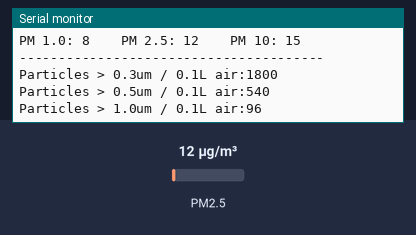
Bench run of a sketch on a simulated Arduino Uno, built with avr-gcc and run on an emulated ATmega328P. On the bench: the last lines printed to the serial monitor. Inputs (shaded band) come from the test bench; at power-on: PM2.5 12 µg/m³.

Above: at 2.2 s.
2.3 s: PM2.5 set to 6 µg/m³
At 3.3 s:
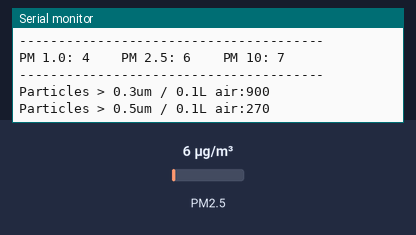
3.8 s: PM2.5 set to 75 µg/m³
At 4.3 s:
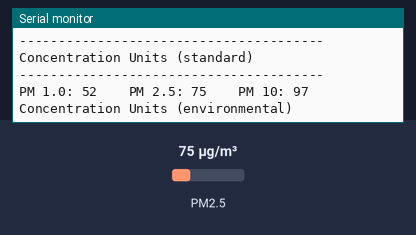
Timing chart, 0 to 6.8 s (numbered marks = the images above; inputs shaded):
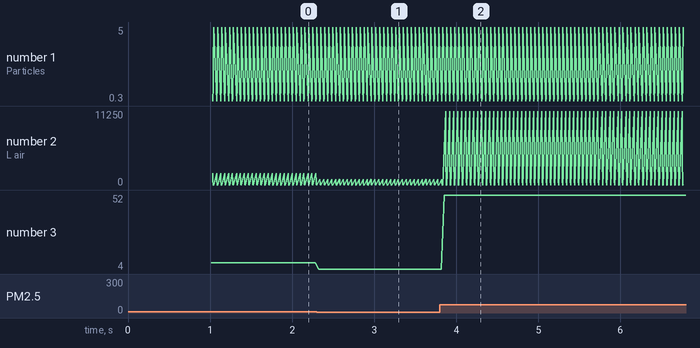

The sketch:

Software_serial_concetrationsensor.ino
```cpp
#include "Adafruit_PM25AQI.h"
#include <SoftwareSerial.h>

SoftwareSerial pmSerial1(2, 3);  // SoftwareSerial for first sensor
SoftwareSerial pmSerial2(4, 5);  // SoftwareSerial for second sensor

Adafruit_PM25AQI aqi1 = Adafruit_PM25AQI();  // Sensor 1
Adafruit_PM25AQI aqi2 = Adafruit_PM25AQI();  // Sensor 2

unsigned int selectedSensor = 1;

void setup() {
  Serial.begin(115200);
  while (!Serial)
    delay(10);

  Serial.println("Adafruit PMSA003I Air Quality Sensor");

  delay(1000);

  pmSerial1.begin(9600);
  pmSerial2.begin(9600);

  pmSerial1.listen();

  if (!aqi1.begin_UART(&pmSerial1)) {
    Serial.println("Could not find PM 2.5 sensor 1!");
    while (1)
      delay(10);
  }

  if (!aqi2.begin_UART(&pmSerial2)) {
    Serial.println("Could not find PM 2.5 sensor 2!");
    while (1)
      delay(10);
  }

  Serial.println("PM25 sensors found!");
}

void loop() {

  if(selectedSensor == 1)
  {
    PM25_AQI_Data data1;
    if (!aqi1.read(&data1)) {
      Serial.println("Could not read from AQI sensor 1");
      delay(500);
      return;
    }
    else
    {
      Serial.println("AQI reading success");

      // Display data for Sensor 1
      Serial.println();
      Serial.println("Sensor 1 Data:");
      displayData(data1);

      selectedSensor = 2;
      pmSerial2.listen();
    }
  }
  else if(selectedSensor == 2)
  {
    // Read data from Sensor 2
    PM25_AQI_Data data2;
    if (!aqi2.read(&data2)) {
      Serial.println("Could not read from AQI sensor 2");
      delay(500);
      //return;
    }
    else
    {
      // Display data for Sensor 2
      Serial.println();
      Serial.println("Sensor 2 Data:");
      displayData(data2);

      selectedSensor = 1;
      pmSerial1.listen();
    }
  }


}

void displayData(PM25_AQI_Data &data) {
  Serial.println(F("---------------------------------------"));
  Serial.println(F("Concentration Units (standard)"));
  Serial.println(F("---------------------------------------"));
  Serial.print(F("PM 1.0: ")); Serial.print(data.pm10_standard);
  Serial.print(F("\t\tPM 2.5: ")); Serial.print(data.pm25_standard);
  Serial.print(F("\t\tPM 10: ")); Serial.println(data.pm100_standard);
  Serial.println(F("Concentration Units (environmental)"));
  Serial.println(F("---------------------------------------"));
  Serial.print(F("PM 1.0: ")); Serial.print(data.pm10_env);
  Serial.print(F("\t\tPM 2.5: ")); Serial.print(data.pm25_env);
  Serial.print(F("\t\tPM 10: ")); Serial.println(data.pm100_env);
  Serial.println(F("---------------------------------------"));
  Serial.print(F("Particles > 0.3um / 0.1L air:")); Serial.println(data.particles_03um);
  Serial.print(F("Particles > 0.5um / 0.1L air:")); Serial.println(data.particles_05um);
  Serial.print(F("Particles > 1.0um / 0.1L air:")); Serial.println(data.particles_10um);
  Serial.print(F("Particles > 2.5um / 0.1L air:")); Serial.println(data.particles_25um);
  Serial.print(F("Particles > 5.0um / 0.1L air:")); Serial.println(data.particles_50um);
  Serial.print(F("Particles > 10 um / 0.1L air:")); Serial.println(data.particles_100um);
  Serial.println(F("---------------------------------------"));
}
```

Measured:
- after the input at 2.3 s, the serial monitor: prints a new line at once (image 1)
- after the input at 3.8 s, the serial monitor: prints a new line after 0.06 s (image 2)
- plotted number 3: 8 → 4 after the input at 2.3 s, 4 → 52 after the input at 3.8 s
